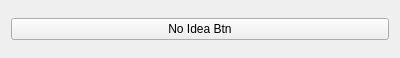
<?xml version="1.0" encoding="UTF-8"?>
<ui version="4.0">
 <class>RoseControlPane</class>
 <widget class="QWidget" name="RoseControlPane">
  <property name="geometry">
   <rect>
    <x>0</x>
    <y>0</y>
    <width>400</width>
    <height>58</height>
   </rect>
  </property>
  <property name="windowTitle">
   <string>Form</string>
  </property>
  <layout class="QHBoxLayout" name="horizontalLayout">
   <item>
    <widget class="QPushButton" name="emptyBtn">
     <property name="text">
      <string>No Idea Btn</string>
     </property>
    </widget>
   </item>
  </layout>
 </widget>
 <resources/>
 <connections/>
</ui>
